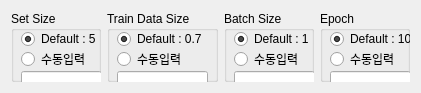
       <widget class="QWidget" name="horizontalLayoutWidget_4">
        <property name="geometry">
         <rect>
          <x>31</x>
          <y>210</y>
          <width>421</width>
          <height>93</height>
         </rect>
        </property>
        <layout class="QHBoxLayout" name="horizontalLayout">
         <item>
          <widget class="QGroupBox" name="groupBox1">
           <property name="title">
            <string>Set Size</string>
           </property>
           <widget class="QRadioButton" name="w_s_default">
            <property name="geometry">
             <rect>
              <x>10</x>
              <y>20</y>
              <width>77</width>
              <height>16</height>
             </rect>
            </property>
            <property name="sizePolicy">
             <sizepolicy hsizetype="Fixed" vsizetype="Fixed">
              <horstretch>0</horstretch>
              <verstretch>0</verstretch>
             </sizepolicy>
            </property>
            <property name="text">
             <string>Default : 5</string>
            </property>
            <property name="checked">
             <bool>true</bool>
            </property>
           </widget>
           <widget class="QRadioButton" name="w_s_manual">
            <property name="geometry">
             <rect>
              <x>10</x>
              <y>40</y>
              <width>81</width>
              <height>16</height>
             </rect>
            </property>
            <property name="sizePolicy">
             <sizepolicy hsizetype="Preferred" vsizetype="Fixed">
              <horstretch>0</horstretch>
              <verstretch>0</verstretch>
             </sizepolicy>
            </property>
            <property name="text">
             <string>수동입력</string>
            </property>
           </widget>
           <widget class="QLineEdit" name="window_sizer">
            <property name="geometry">
             <rect>
              <x>10</x>
              <y>60</y>
              <width>81</width>
              <height>20</height>
             </rect>
            </property>
            <property name="sizePolicy">
             <sizepolicy hsizetype="Fixed" vsizetype="Fixed">
              <horstretch>0</horstretch>
              <verstretch>0</verstretch>
             </sizepolicy>
            </property>
            <property name="inputMethodHints">
             <set>Qt::ImhDigitsOnly</set>
            </property>
            <property name="text">
             <string/>
            </property>
            <property name="alignment">
             <set>Qt::AlignCenter</set>
            </property>
           </widget>
          </widget>
         </item>
         <item>
          <widget class="QGroupBox" name="groupBox2">
           <property name="title">
            <string>Train Data Size</string>
           </property>
           <widget class="QRadioButton" name="spliter_default">
            <property name="geometry">
             <rect>
              <x>10</x>
              <y>20</y>
              <width>87</width>
              <height>16</height>
             </rect>
            </property>
            <property name="sizePolicy">
             <sizepolicy hsizetype="Fixed" vsizetype="Fixed">
              <horstretch>0</horstretch>
              <verstretch>0</verstretch>
             </sizepolicy>
            </property>
            <property name="text">
             <string>Default : 0.7</string>
            </property>
            <property name="checked">
             <bool>true</bool>
            </property>
           </widget>
           <widget class="QRadioButton" name="spliter_manual">
            <property name="geometry">
             <rect>
              <x>10</x>
              <y>40</y>
              <width>91</width>
              <height>16</height>
             </rect>
            </property>
            <property name="sizePolicy">
             <sizepolicy hsizetype="Preferred" vsizetype="Fixed">
              <horstretch>0</horstretch>
              <verstretch>0</verstretch>
             </sizepolicy>
            </property>
            <property name="text">
             <string>수동입력</string>
            </property>
           </widget>
           <widget class="QLineEdit" name="spliter">
            <property name="geometry">
             <rect>
              <x>10</x>
              <y>60</y>
              <width>91</width>
              <height>20</height>
             </rect>
            </property>
            <property name="sizePolicy">
             <sizepolicy hsizetype="Ignored" vsizetype="Fixed">
              <horstretch>0</horstretch>
              <verstretch>0</verstretch>
             </sizepolicy>
            </property>
            <property name="inputMethodHints">
             <set>Qt::ImhDigitsOnly</set>
            </property>
            <property name="text">
             <string/>
            </property>
            <property name="alignment">
             <set>Qt::AlignCenter</set>
            </property>
           </widget>
          </widget>
         </item>
         <item>
          <widget class="QGroupBox" name="groupBox3">
           <property name="title">
            <string>Batch Size</string>
           </property>
           <widget class="QRadioButton" name="b_s_default">
            <property name="geometry">
             <rect>
              <x>10</x>
              <y>20</y>
              <width>77</width>
              <height>16</height>
             </rect>
            </property>
            <property name="sizePolicy">
             <sizepolicy hsizetype="Fixed" vsizetype="Fixed">
              <horstretch>0</horstretch>
              <verstretch>0</verstretch>
             </sizepolicy>
            </property>
            <property name="text">
             <string>Default : 1</string>
            </property>
            <property name="checked">
             <bool>true</bool>
            </property>
           </widget>
           <widget class="QRadioButton" name="b_s_manual">
            <property name="geometry">
             <rect>
              <x>10</x>
              <y>40</y>
              <width>81</width>
              <height>16</height>
             </rect>
            </property>
            <property name="sizePolicy">
             <sizepolicy hsizetype="Preferred" vsizetype="Fixed">
              <horstretch>0</horstretch>
              <verstretch>0</verstretch>
             </sizepolicy>
            </property>
            <property name="text">
             <string>수동입력</string>
            </property>
           </widget>
           <widget class="QLineEdit" name="b_s">
            <property name="geometry">
             <rect>
              <x>10</x>
              <y>60</y>
              <width>81</width>
              <height>20</height>
             </rect>
            </property>
            <property name="sizePolicy">
             <sizepolicy hsizetype="Ignored" vsizetype="Fixed">
              <horstretch>0</horstretch>
              <verstretch>0</verstretch>
             </sizepolicy>
            </property>
            <property name="inputMethodHints">
             <set>Qt::ImhDigitsOnly</set>
            </property>
            <property name="text">
             <string/>
            </property>
            <property name="alignment">
             <set>Qt::AlignCenter</set>
            </property>
           </widget>
          </widget>
         </item>
         <item>
          <widget class="QGroupBox" name="groupBox4">
           <property name="title">
            <string>Epoch</string>
           </property>
           <widget class="QRadioButton" name="epoch_default">
            <property name="geometry">
             <rect>
              <x>10</x>
              <y>20</y>
              <width>83</width>
              <height>16</height>
             </rect>
            </property>
            <property name="sizePolicy">
             <sizepolicy hsizetype="Fixed" vsizetype="Fixed">
              <horstretch>0</horstretch>
              <verstretch>0</verstretch>
             </sizepolicy>
            </property>
            <property name="text">
             <string>Default : 10</string>
            </property>
            <property name="checked">
             <bool>true</bool>
            </property>
           </widget>
           <widget class="QRadioButton" name="epoch_manual">
            <property name="geometry">
             <rect>
              <x>10</x>
              <y>40</y>
              <width>81</width>
              <height>16</height>
             </rect>
            </property>
            <property name="sizePolicy">
             <sizepolicy hsizetype="Preferred" vsizetype="Fixed">
              <horstretch>0</horstretch>
              <verstretch>0</verstretch>
             </sizepolicy>
            </property>
            <property name="text">
             <string>수동입력</string>
            </property>
           </widget>
           <widget class="QLineEdit" name="epoch">
            <property name="geometry">
             <rect>
              <x>10</x>
              <y>60</y>
              <width>81</width>
              <height>20</height>
             </rect>
            </property>
            <property name="sizePolicy">
             <sizepolicy hsizetype="Ignored" vsizetype="Fixed">
              <horstretch>0</horstretch>
              <verstretch>0</verstretch>
             </sizepolicy>
            </property>
            <property name="inputMethodHints">
             <set>Qt::ImhDigitsOnly</set>
            </property>
            <property name="text">
             <string/>
            </property>
            <property name="alignment">
             <set>Qt::AlignCenter</set>
            </property>
           </widget>
          </widget>
         </item>
        </layout>
       </widget>
